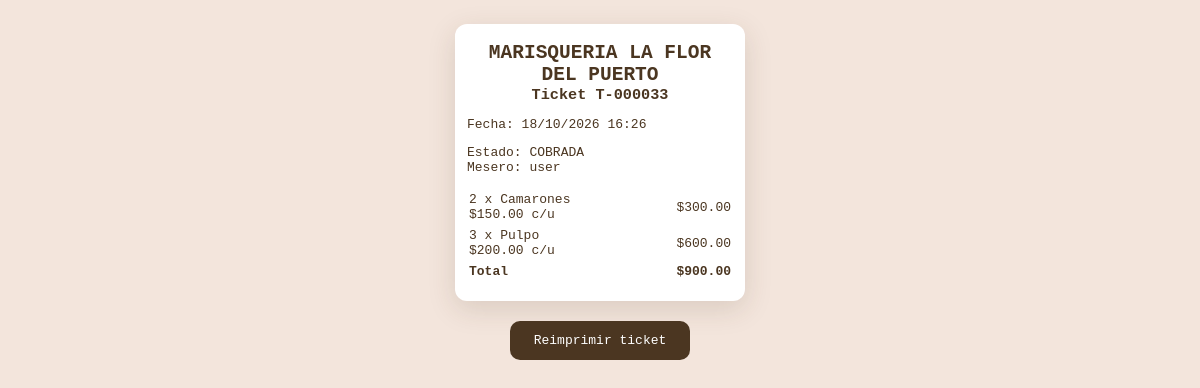
Screenshot of /auditoria/ticket/33 (signed in) with the database file from the repository.
### models.py (models this page shows)
class Pedidos(db.Model):
    id = db.Column(db.Integer, primary_key=True)
    folio = db.Column(db.String(20), unique=True, nullable=True)
    estado = db.Column(db.String(20), default='ABIERTA')  # ABIERTA, ENVIADA_A_CAJA, COBRADA, CANCELADA
    state = db.Column(db.String(20), default='pendiente')  # Mantener por compatibilidad
    fecha = db.Column(db.DateTime, default=datetime.now)
    fecha_cobro = db.Column(db.DateTime, nullable=True)
    products = db.Column(db.JSON)
    total = db.Column(db.Float)
    usuario_id = db.Column(db.String(80), db.ForeignKey('users.username'), nullable=False)
    cajero_id = db.Column(db.String(80), db.ForeignKey('users.username'), nullable=True)

### app.py (the view)
        def wrapped(*args, **kwargs):
            if 'username' not in session:
                return redirect(url_for('login'))
            if session.get('tipo_usuario') not in allowed_roles:
                flash('No tienes permiso para acceder a esta página', 'error')
                return redirect(url_for('index'))
            return f(*args, **kwargs)

### app.py (called while the page is built)
def usuario_actual():
    usuario = Users.query.filter_by(username=session.get('username'), activo=True).first()
    if not usuario or session.get('version_sesion', 0) != usuario.version_sesion:
        return None
    return usuario

@app.before_request
def validar_sesion_actual():
    if 'username' in session:
        usuario = usuario_actual()
        if not usuario:
            session.clear()
        else:
            session['tipo_usuario'] = usuario.rol

def role_required(*allowed_roles):
    def decorator(f):
        def wrapped(*args, **kwargs):
            if 'username' not in session:
                return redirect(url_for('login'))
            if session.get('tipo_usuario') not in allowed_roles:
                flash('No tienes permiso para acceder a esta página', 'error')
                return redirect(url_for('index'))
            return f(*args, **kwargs)
        wrapped.__name__ = f.__name__
        return wrapped
    return decorator

@app.route('/auditoria/ticket/<int:pedido_id>')
@role_required('admin')
def ticket_auditoria(pedido_id):
    pedido = Pedidos.query.get_or_404(pedido_id)
    return render_template('ticket.html', pedido=pedido, vista_auditoria=True)

### templates/ticket.html (shortened to what this page needs)
<!DOCTYPE html>
<html>
<head>
</head>
<body>
    <div class="ticket-contenido">
    <h2>MARISQUERIA LA FLOR DEL PUERTO</h2>
    <h3>Ticket {{ pedido.folio or pedido.id }}</h3>
    <p>Fecha: {{ pedido.fecha.strftime('%d/%m/%Y %H:%M') }}</p>
    {% if vista_auditoria %}
    <p>Estado: {{ pedido.estado }}<br>Mesero: {{ pedido.usuario_id }}</p>
    {% endif %}
    <table>
        {% for producto in pedido.products or [] %}
        <tr>
            <td>{{ producto.cantidad }} x {{ producto.nombre }}<br>${{ '%.2f'|format(producto.precio) }} c/u</td>
            <td style="text-align:right;">${{ '%.2f'|format(producto.precio * producto.cantidad) }}</td>
        </tr>
        {% endfor %}
        <tr class="total">
            <td>Total</td>
            <td style="text-align:right;">${{ '%.2f'|format(pedido.total) }}</td>
        </tr>
    </table>
    </div>
    {% if vista_auditoria %}
    <div class="ticket-acciones">
        <button type="button" onclick="window.print()">Reimprimir ticket</button>
    </div>
    {% else %}
    <script>
        window.print(); // Imprime automáticamente al abrir
    </script>
    {% endif %}
</body>
</html>

### rows the page displays
Pedidos: folio "T-000033", fecha "18/10/2026 16:26", estado "COBRADA", usuario_id "user", total "900.00"

### other values shown
{{ producto.cantidad }} "2" "3"
{{ producto.nombre }} "Camarones" "Pulpo"
{{ '%.2f'|format(producto.precio) }} "150.00" "200.00"
{{ '%.2f'|format(producto.precio * producto.cantidad) }} "300.00" "600.00"
